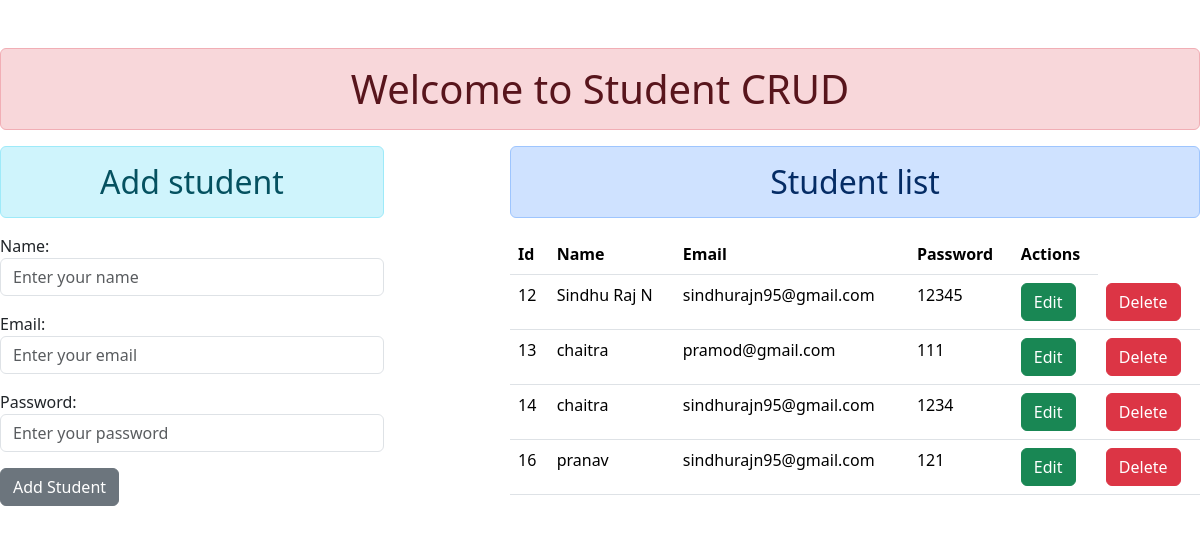
The page / on the database its author committed.
### STD_CRD/models.py (models this page shows)
class student(models.Model):
    name = models.CharField(blank=False, max_length=260)
    email = models.EmailField(blank=False)
    password = models.CharField(blank=False, max_length=260)

### STD_CRD/views.py (the view)
# urls.py: 2. Add a URL to urlpatterns:  path('', views.home, name='home')
def home(request):
    if request.method== "POST":
        std_form = forms.StudentForm(request.POST)
        if std_form.is_valid():
           std_form.save()
           student_form = forms.StudentForm()
    else:
        student_form = forms.StudentForm()
    students = models.student.objects.all()
    context = {
        "students":students,
        "student_form":student_form
        }
    return render(request,"home.html", context)

### STD_CRD/forms.py
class StudentForm(forms.ModelForm):
    class Meta:
        model= models.student
        fields = ["name", "email", "password"]
        widgets={
            "name" : forms.TextInput(
                attrs={"class": "form-control","placeholder":"Enter your name"}
            ),
            "email" : forms.EmailInput(
                attrs={"class": "form-control","placeholder":"Enter your email"}
            ),
            "password" : forms.TextInput(
                attrs={"class": "form-control","placeholder":"Enter your password"}
            )
        }

### STD_CRD/templates/home.html (shortened to what this page needs)
{% extends "base.html" %}
{% block content %}
<div class="row" gy-5>
    <div class="col-md-4 col-12">
        <h2 class="alert alert-info text-center">Add student</h2>
        <form action="{% url 'home' %}" method="post">
            {{student_form.as_p}}
            <input type="submit" class="btn btn-secondary" value="Add Student">
        </form>
    </div>
    <div class="col-md-7 offset-md-1 col-12">
        <h2 class="alert alert-primary text-center">Student list</h2>
        <table class="table table-hover">
            <thead>
                <tr>
                    <th>Id</th>
                    <th>Name</th>
                    <th>Email</th>
                    <th>Password</th>
                    <th>Actions</th>
                </tr>
            </thead>
            <tbody>
                {% for std in students %}
                <tr>
                    <td>{{std.id}}</td>
                    <td>{{std.name}}</td>
                    <td>{{std.email}}</td>
                    <td>{{std.password}}</td>
                    <td><a href="{% url 'edit' std.id %}" class="btn btn-success">Edit</a></td>
                    <td><a href="{% url 'delete' std.id %}" class="btn btn-danger">Delete</a></td>
                </tr>
                {% empty %}
                <td colspan="6">
                    <h3 class="alert alert-warning text-center">No Students Found</h3>
                </td>
                {% endfor %}
            </tbody>
        </table>
    </div>
</div>
{% endblock content %}

### STD_CRD/templates/base.html (shortened to what this page needs)
{% load static %}
<!DOCTYPE html>
<html lang="en">
<head>
    <link rel="stylesheet" href="{% static 'css/bootstarp.min.css' %}">
</head>
<body>
    <h1 class="alert alert-danger text-center">Welcome to Student CRUD</h1>
    {% block content%}
    {% endblock content%}
</body>
</html>

### rows shown on the page
student: id "12", name "Sindhu Raj N", email "sindhurajn95@gmail.com", password "12345"
student: id "13", name "chaitra", email "pramod@gmail.com", password "111"
student: id "14", name "chaitra", email "sindhurajn95@gmail.com", password "1234"
student: id "16", name "pranav", email "sindhurajn95@gmail.com", password "121"
